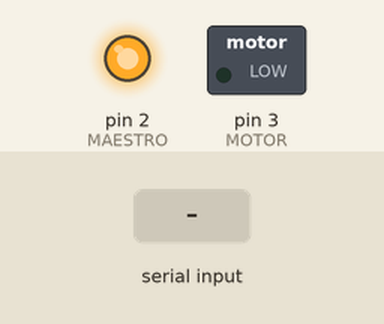
This sketch was run on a simulated Arduino Uno, built with avr-gcc and run on an emulated ATmega328P. Parts: switched loads named in the sketch (green lamp = pin HIGH), output pins drawn as LEDs (lit = HIGH). The inputs (shaded band) are chosen by the test bench. Pins used as bus, display or sensor lines are not drawn; what the sketch prints to the serial monitor is not drawn.

Above: at 1.2 s.
1.3 s: "D" received over the second serial link
At 1.7 s:
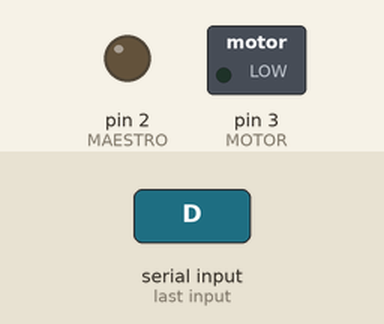
3.8 s: "L" received over the second serial link
At 4.8 s:
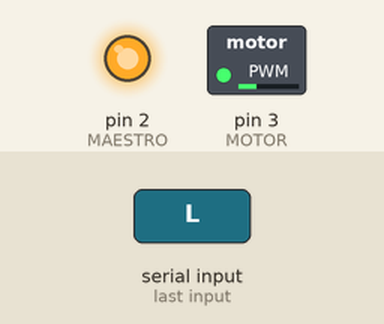
5.3 s: "H" received over the second serial link
At 6.0 s:
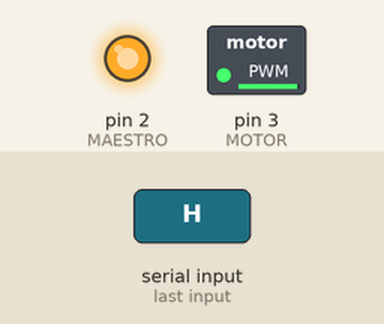
6.8 s: "D" received over the second serial link
At 7.1 s:
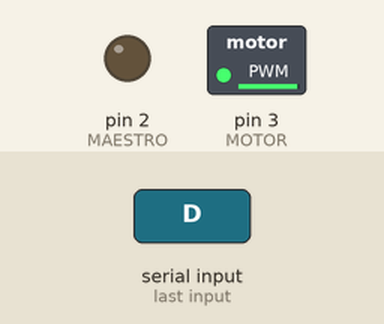
Timing chart, 0 to 9.8 s (numbered marks = the images above; inputs shaded):
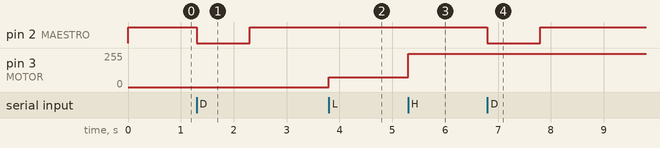

The sketch:

pap_arduino.ino
```cpp
#include <SoftwareSerial.h>

SoftwareSerial miBT(11,10);

//Variable para leer el valor enviado desde la APP
char DATO = 0;

//PIN para intensidad del motor del patinete (Simulación LED Verde)
int MOTOR = 3;

//PINs para la gestión de relés
int MAESTRO = 2;
int ESCLAVO_1 = 8;
int ESCLAVO_2 = 9;
int WAITTIME = 500;
bool adelante = true;

//Variables para niveles de intensidad
int INTENSIDAD_LOW = 75;
int INTENSIDAD_MEDIUM = 100;
int INTENSIDAD_HIGH = 250;
int INTENSIDAD_PARADA = 0;


void setup() {
  //Inicializamos el puerto serie de Arduino para usar el Serial Monitor
  Serial.begin(9600);
  Serial.println("Ready");
  //Inicializamos la comunicación en serie del dispositivo Bluetooth
  miBT.begin(9600);
  pinMode(MOTOR, OUTPUT);

  //Inicializamos los pintes para los relés
  pinMode(MAESTRO, OUTPUT);
  pinMode(ESCLAVO_1, OUTPUT);
  pinMode(ESCLAVO_2, OUTPUT);


  //Logica inversa para desactivar los relés por defecto. High = Desactivado - Low = Activado
  digitalWrite(MAESTRO, HIGH);
  digitalWrite(ESCLAVO_1, HIGH);
  digitalWrite(ESCLAVO_2, HIGH);

}

void loop() {

  controlMotor();
  //controlLed();
  //TEST BORRAR LUEGO
  //delay(10000);
  //DATO = 'D';
}


void controlMotor(){
  // Si recibimos algún dato desde el módulo Bluetooth escribimos en el monitor de Serie de Arduino
  if (miBT.available()){
    DATO = miBT.read();
    Serial.write(DATO);
    //Control de relé para cambio de dirección
    if(DATO == 'D'){
      //Indicaciones para cambiar dirección de motor hacia atrás
      if(adelante == true){
        digitalWrite(MAESTRO, LOW);
        delay(WAITTIME);
        digitalWrite(ESCLAVO_1, LOW);
        digitalWrite(ESCLAVO_2, LOW);
        delay(WAITTIME);
        digitalWrite(MAESTRO, HIGH);
        adelante = false;
      }else{
      //Indicaciones para cambiar dirección de motor hacia adelante
        digitalWrite(MAESTRO, LOW);
        delay(WAITTIME);
        digitalWrite(ESCLAVO_1, HIGH);
        digitalWrite(ESCLAVO_2, HIGH);
        delay(WAITTIME);
        digitalWrite(MAESTRO, HIGH);
        adelante = true;
      }
    }
    //Intensidad baja
    if(DATO == 'L'){
      Serial.write('1');
      analogWrite(MOTOR, INTENSIDAD_LOW);
    }
    //Intensidad media
    if(DATO == 'M'){
      Serial.write('2');
      analogWrite(MOTOR, INTENSIDAD_MEDIUM);
    }
    //Intensidad alta
    if(DATO == 'H'){
      Serial.write('3');
      analogWrite(MOTOR, INTENSIDAD_HIGH);
    }
    //Detener carrito
    if(DATO == 'S'){
      Serial.write('3');
      analogWrite(MOTOR, INTENSIDAD_PARADA);
      //Para los relés de manera controlada
      digitalWrite(MAESTRO, LOW);
      delay(WAITTIME);
      digitalWrite(ESCLAVO_1, HIGH);
      digitalWrite(ESCLAVO_2, HIGH);
      delay(WAITTIME);
      digitalWrite(MAESTRO, HIGH);
      adelante = true;
    }
  }

  // Si recibimos algún dato desde el Serie de Arduino se envía al dispositibo Bluetooth
  if (Serial.available()){
    miBT.write(Serial.read());
  }

}
```

Measured:
- after the input at 1.3 s, pin 2 (MAESTRO): HIGH → LOW at once, → HIGH 1.0 s later
- after the input at 3.8 s, pin 3 (MOTOR): 0/255 → 75/255 at once
- after the input at 5.3 s, pin 3 (MOTOR): 75/255 → 250/255 at once
- after the input at 6.8 s, pin 2 (MAESTRO): HIGH → LOW at once, → HIGH 1.0 s later
